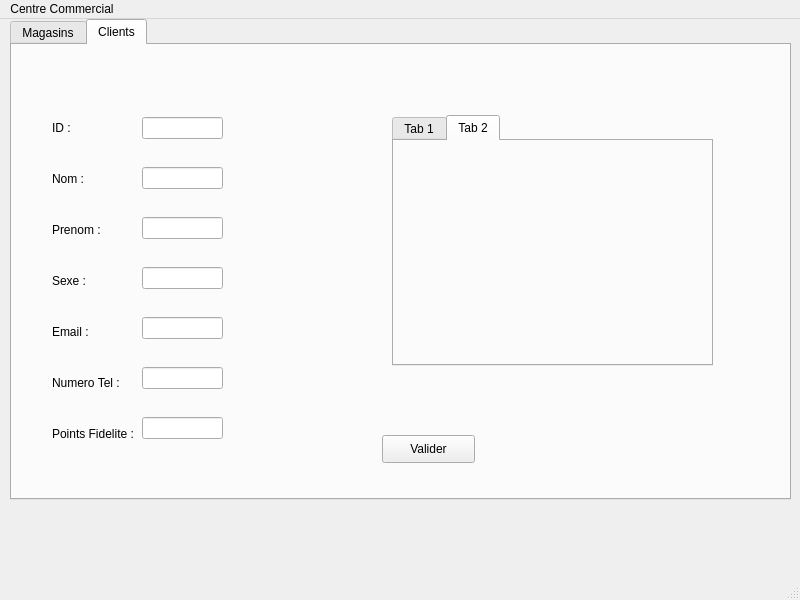
<?xml version="1.0" encoding="UTF-8"?>
<ui version="4.0">
 <class>MainWindow</class>
 <widget class="QMainWindow" name="MainWindow">
  <property name="geometry">
   <rect>
    <x>0</x>
    <y>0</y>
    <width>800</width>
    <height>600</height>
   </rect>
  </property>
  <property name="windowTitle">
   <string>MainWindow</string>
  </property>
  <widget class="QWidget" name="centralwidget">
   <widget class="QTabWidget" name="tabWidget">
    <property name="geometry">
     <rect>
      <x>10</x>
      <y>0</y>
      <width>781</width>
      <height>481</height>
     </rect>
    </property>
    <property name="currentIndex">
     <number>1</number>
    </property>
    <widget class="QWidget" name="Clients">
     <property name="enabled">
      <bool>true</bool>
     </property>
     <attribute name="title">
      <string>Magasins</string>
     </attribute>
     <widget class="QWidget" name="verticalLayoutWidget">
      <property name="geometry">
       <rect>
        <x>30</x>
        <y>60</y>
        <width>71</width>
        <height>331</height>
       </rect>
      </property>
      <layout class="QVBoxLayout" name="Magasin_inputs">
       <item>
        <widget class="QLabel" name="ID_Magasin">
         <property name="text">
          <string>ID :</string>
         </property>
        </widget>
       </item>
       <item>
        <widget class="QLabel" name="Nom_Magasin">
         <property name="text">
          <string>Nom :</string>
         </property>
        </widget>
       </item>
       <item>
        <widget class="QLabel" name="Categorie">
         <property name="text">
          <string>Categorie :</string>
         </property>
        </widget>
       </item>
       <item>
        <widget class="QLabel" name="Location">
         <property name="text">
          <string>Location :</string>
         </property>
        </widget>
       </item>
      </layout>
     </widget>
     <widget class="QWidget" name="verticalLayoutWidget_2">
      <property name="geometry">
       <rect>
        <x>100</x>
        <y>40</y>
        <width>81</width>
        <height>381</height>
       </rect>
      </property>
      <layout class="QVBoxLayout" name="Magasin_inputs_2">
       <item>
        <widget class="QLineEdit" name="ID_Mag"/>
       </item>
       <item>
        <widget class="QLineEdit" name="Nom_Mag"/>
       </item>
       <item>
        <widget class="QLineEdit" name="Categorie_Mag"/>
       </item>
       <item>
        <widget class="QLineEdit" name="Location_Mag"/>
       </item>
      </layout>
     </widget>
    </widget>
    <widget class="QWidget" name="Magasin">
     <attribute name="title">
      <string>Clients</string>
     </attribute>
     <widget class="QWidget" name="verticalLayoutWidget_3">
      <property name="geometry">
       <rect>
        <x>40</x>
        <y>60</y>
        <width>91</width>
        <height>351</height>
       </rect>
      </property>
      <layout class="QVBoxLayout" name="Client_inputs">
       <item>
        <widget class="QLabel" name="ID_Client">
         <property name="text">
          <string>ID :</string>
         </property>
        </widget>
       </item>
       <item>
        <widget class="QLabel" name="Nom_Client">
         <property name="text">
          <string>Nom :</string>
         </property>
        </widget>
       </item>
       <item>
        <widget class="QLabel" name="Prenom">
         <property name="text">
          <string>Prenom :</string>
         </property>
        </widget>
       </item>
       <item>
        <widget class="QLabel" name="Sexe">
         <property name="text">
          <string>Sexe :</string>
         </property>
        </widget>
       </item>
       <item>
        <widget class="QLabel" name="Email">
         <property name="text">
          <string>Email :</string>
         </property>
        </widget>
       </item>
       <item>
        <widget class="QLabel" name="Num_tel">
         <property name="text">
          <string>Numero Tel :</string>
         </property>
        </widget>
       </item>
       <item>
        <widget class="QLabel" name="Point_fid">
         <property name="text">
          <string>Points Fidelite :</string>
         </property>
        </widget>
       </item>
      </layout>
     </widget>
     <widget class="QWidget" name="verticalLayoutWidget_4">
      <property name="geometry">
       <rect>
        <x>130</x>
        <y>50</y>
        <width>81</width>
        <height>371</height>
       </rect>
      </property>
      <layout class="QVBoxLayout" name="Client_inputs_2">
       <item>
        <widget class="QLineEdit" name="ID_cli"/>
       </item>
       <item>
        <widget class="QLineEdit" name="Nom_Cli"/>
       </item>
       <item>
        <widget class="QLineEdit" name="Prenom_Cli"/>
       </item>
       <item>
        <widget class="QLineEdit" name="Sexe_Cli"/>
       </item>
       <item>
        <widget class="QLineEdit" name="Email_Cli"/>
       </item>
       <item>
        <widget class="QLineEdit" name="Num_tel_Cli"/>
       </item>
       <item>
        <widget class="QLineEdit" name="Point_fid_Cli"/>
       </item>
      </layout>
     </widget>
     <widget class="QPushButton" name="pushButton">
      <property name="geometry">
       <rect>
        <x>370</x>
        <y>390</y>
        <width>93</width>
        <height>28</height>
       </rect>
      </property>
      <property name="text">
       <string>Valider</string>
      </property>
     </widget>
     <widget class="QTabWidget" name="tabWidget_2">
      <property name="geometry">
       <rect>
        <x>380</x>
        <y>70</y>
        <width>321</width>
        <height>251</height>
       </rect>
      </property>
      <property name="currentIndex">
       <number>1</number>
      </property>
      <widget class="QWidget" name="tab">
       <attribute name="title">
        <string>Tab 1</string>
       </attribute>
      </widget>
      <widget class="QWidget" name="tab_2">
       <attribute name="title">
        <string>Tab 2</string>
       </attribute>
      </widget>
     </widget>
    </widget>
   </widget>
  </widget>
  <widget class="QMenuBar" name="menubar">
   <property name="geometry">
    <rect>
     <x>0</x>
     <y>0</y>
     <width>800</width>
     <height>26</height>
    </rect>
   </property>
   <widget class="QMenu" name="menuCentre_Commercial">
    <property name="title">
     <string>Centre Commercial</string>
    </property>
   </widget>
   <addaction name="menuCentre_Commercial"/>
  </widget>
  <widget class="QStatusBar" name="statusbar"/>
 </widget>
 <resources/>
 <connections/>
</ui>
